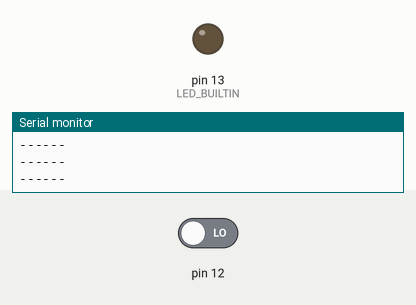
This sketch was run on a simulated Arduino Uno, built with avr-gcc and run on an emulated ATmega328P. Parts: output pins drawn as LEDs (lit = HIGH), the last lines printed to the serial monitor. The test bench sets the inputs (shaded band); at power-on: pin 12 LOW.

Above: at 1.2 s.
1.3 s: pin 12 driven HIGH
At 1.6 s:
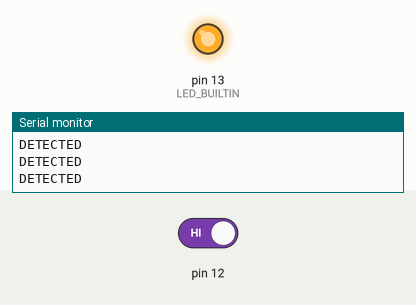
2.8 s: pin 12 driven LOW
At 4.0 s:
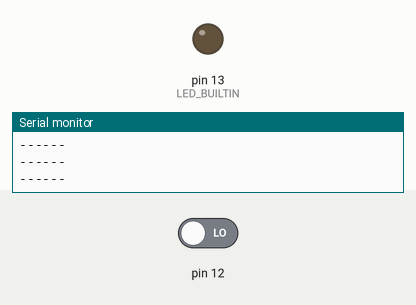
Timing chart, 0 to 5.8 s (numbered marks = the images above; inputs shaded):
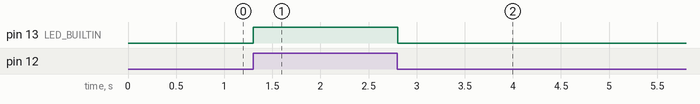

Measured:
- after the input at 1.3 s, pin 13 (LED_BUILTIN): LOW → HIGH at once
- after the input at 2.8 s, pin 13 (LED_BUILTIN): HIGH → LOW at once

The sketch:

Arduino_Code.ino
```cpp
// C++ code
bool SensorAction;
void setup(){
  pinMode(LED_BUILTIN, OUTPUT);
  pinMode(12, INPUT);
  Serial.begin(9600);
}
void loop(){
  SensorAction = digitalRead(12);
  if(SensorAction){
    digitalWrite(13, HIGH);
    Serial.println("DETECTED");
  } else {
    digitalWrite(13, LOW);
    Serial.println("------");
  }
  delay(50);
}
```
